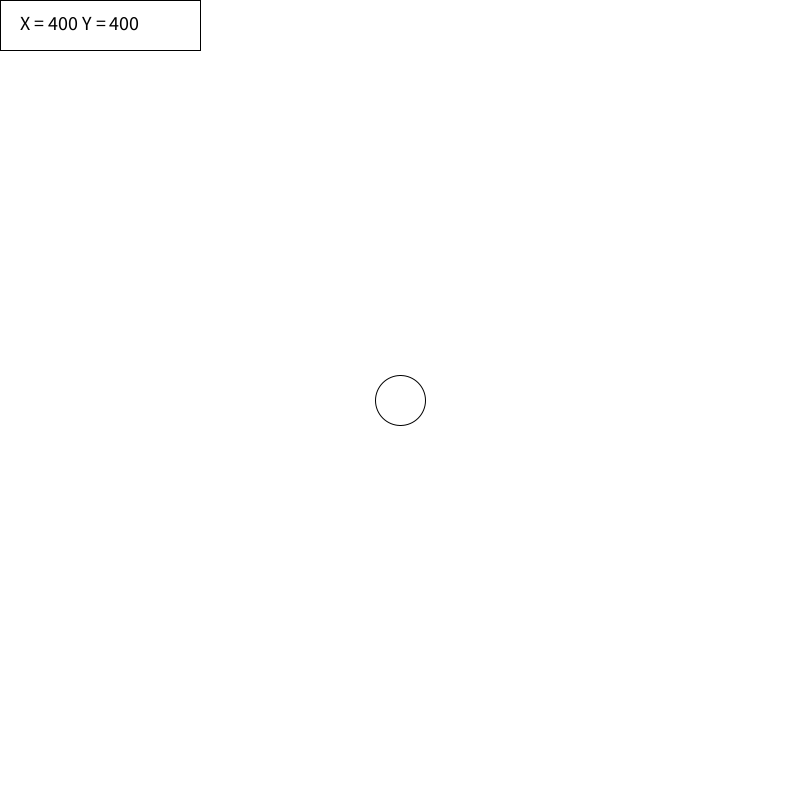
Frame 1 (no input)
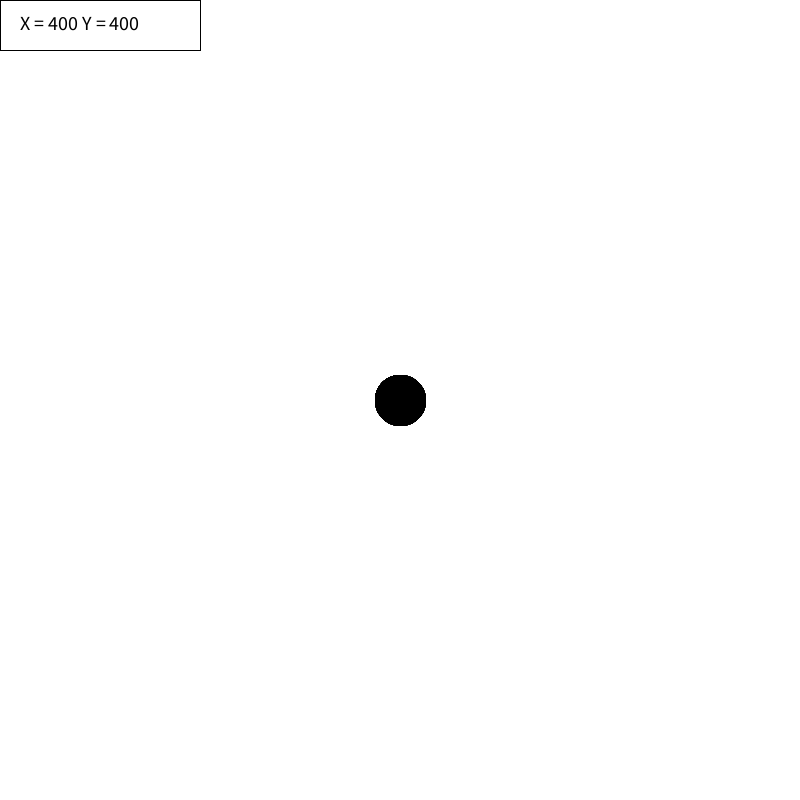
Frame 60 (the mouse pressed at the canvas centre just before this capture)
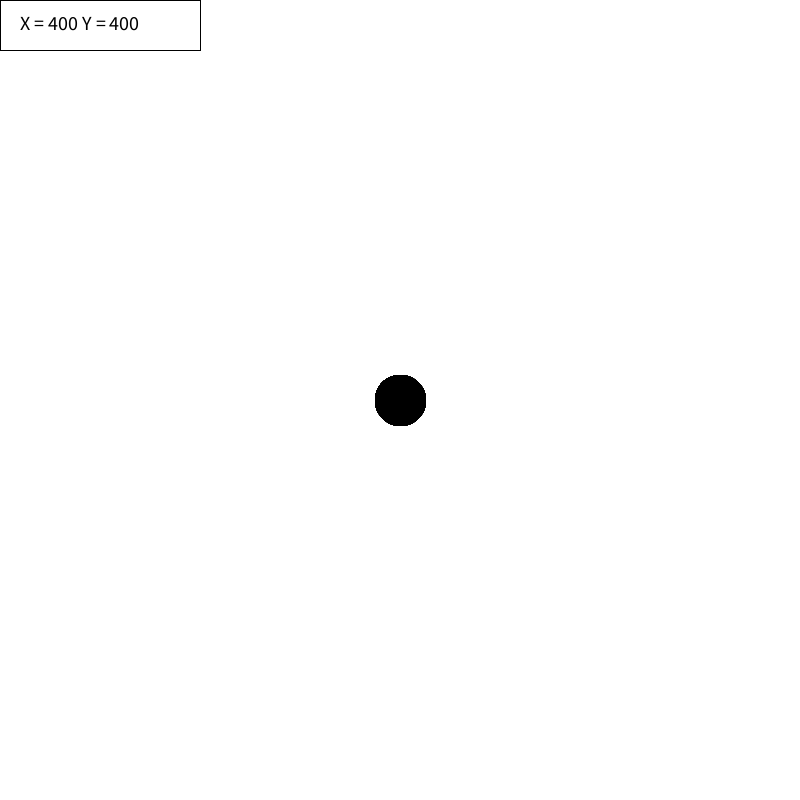
Frame 120 (the mouse held since frame 60 and released just before this capture)

The Processing sketch that drew these frames (run headless with seeded random() and noise(); from frame 60 on, the mouse is pressed at the canvas centre):

// Processing sketch: BallMovingArtArrowKeysTEACHER
// ── BallMovingArtArrowKeysTEACHER.pde
// after challange 2, teach the kids how we can use variables
// to store the x and y position of something we want to move around the screen
// and how we can control it using the arrow keys
// then we can change the x and y position variables to move things around the screen
// we will need to add variables for ballSize
// you will use the variable ballSpeed for the second part of this activity
// declare variables.

int ballX;
int ballY;
int ballSize;
int ballSpeed;


void setup(){
  
  size(800,800);
  background(255);
  ballX = width/2;  // set ball x to the width/2 (middle of the screen in the x direction)
  ballY = height/2; // set ball y to the width/2 (middle of the screen in the x direction)
  ballSize = 50; // set ball size to what ever they would like
}


//now we need to draw stuff using our variables. First draw the ball using the variables


void draw(){
  ellipse(ballX,ballY,ballSize,ballSize); // draw ball using variables
  
// you should have a ball on the screen
// you can show them how to add a text box at the top of the screen to display our x and y positions
// use text("sometext" + variableName, positionX, positionY);


fill(255); // set fill to white for text box
rect(0,0,200,50); // draw the text box
fill(0);
textSize(20);
text("X = " + ballX + " Y = " + ballY,20,30);

// now you need to be able to control the ball
// like the drawing program we want to use keyboard input
// to use the arrow keys you need to use the structure below and do 3 checks when you are detecting a keyPressed
// have to check if the key is CODED and if the keyCode matches UP, DOWN, LEFT or RIGHT
  
  
  // if you press the UP key we want to move the ball up towards the top of the screen in the Y direction
  // if you move your ball UP the y would get smaller so we need to make the ball's Y position smaller.
  // we can make it smaller by 1 using ballY--; inside the if statement
  // do the same for all directions
  
   if(keyPressed && key == CODED && keyCode == UP){ 
     
     ballY--;
     
   }
  
  if(keyPressed && key == CODED && keyCode == DOWN){
     
     ballY++;
     
   }
   
   if(keyPressed && key == CODED && keyCode == LEFT){
     
     ballX--;
     
   }
   
   if(keyPressed && key == CODED && keyCode == RIGHT){
     
     ballX++;
     
   }
   
   
   
   // now the kids can play with it a bit.
   // there are limitations, we cannot really move in two directions at once :(
   // save this program.
   // after saving the program, click save as and make a copy of this program called BallBounce
   // we will teach them how they can make a ball bounce around the screen
  
  
  
  
  
  
  //collisions
  
  if(ballX < 0 + ballSize/2){
    
    
  }
  
  if(ballX > width - ballSize/2){
    
    
  }
  
  if(ballY < 0 + ballSize/2){
    
    
  }
  
  if(ballX > height + ballSize/2){
    
    
  }
  
  
  
}
